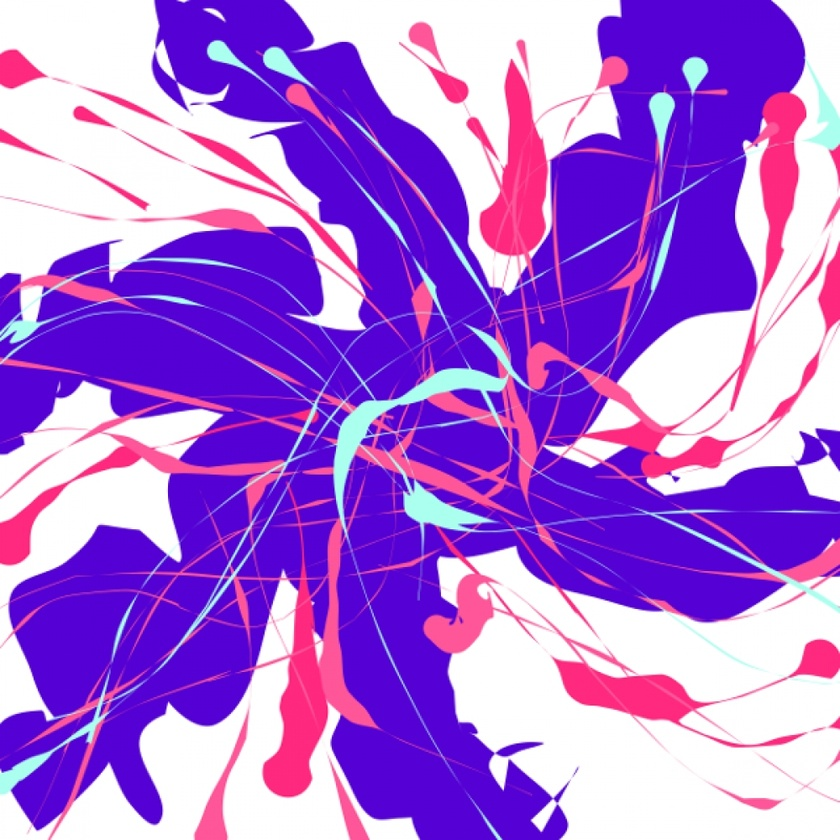
#> input picture exampleimages/abs.jpeg, 840 x 840 px, shrunk from 1000 x 1000 before the run, found by its file name; its folder holds only this picture in this run
$ python -i RepeatDetection.py   (imports and definitions only)   (older library calls are emulated)
#> lines starting #> are read from the running program, lines starting #| are printed output that depends on the picture; after the words box and inside, x2 and y2 are one past the last pixel; in counts of white or black regions, pixels touching at a corner belong together
import numpy as np
import cv2
from os import walk
import imutils


def main(IMG_NAME):

#> called with IMG_NAME = 'exampleimages/abs.jpeg'
    # [69 lines left out: functions get_indexes, get_break_points, mse, compare_breaks, not called in this run]

    def detect_contour(thres):
        MIN_THRESH = 0
        # MIN_THRESH = 0.00001*(global_img_X*global_img_Y)
        centers = []
        kernel = np.ones((11,11),np.uint8)

        thres = cv2.dilate(thres, None, iterations=1)
        thres = cv2.convertScaleAbs(thres)
        cnts= cv2.findContours(thres,cv2.RETR_TREE,cv2.CHAIN_APPROX_SIMPLE)
        cnts = cnts[0] if imutils.is_cv2() else cnts[1]
        # print(cnts)
        # loop over the contours

        i = 0
        for c in cnts:
            if cv2.contourArea(c) > MIN_THRESH:
            # compute the center of the contour
                M = cv2.moments(c)
                cX = int(M["m10"] / M["m00"])
                cY = int(M["m01"] / M["m00"])

                centers.append((cX,cY))
        return centers

    # import_image = cv2.imread(IMG_NAME, 0)
    # cv2.imshow('gray',import_image)
    IMG_NAME = IMG_NAME.split('/')[1]
    original_image = cv2.imread('fourier/'+IMG_NAME,0)
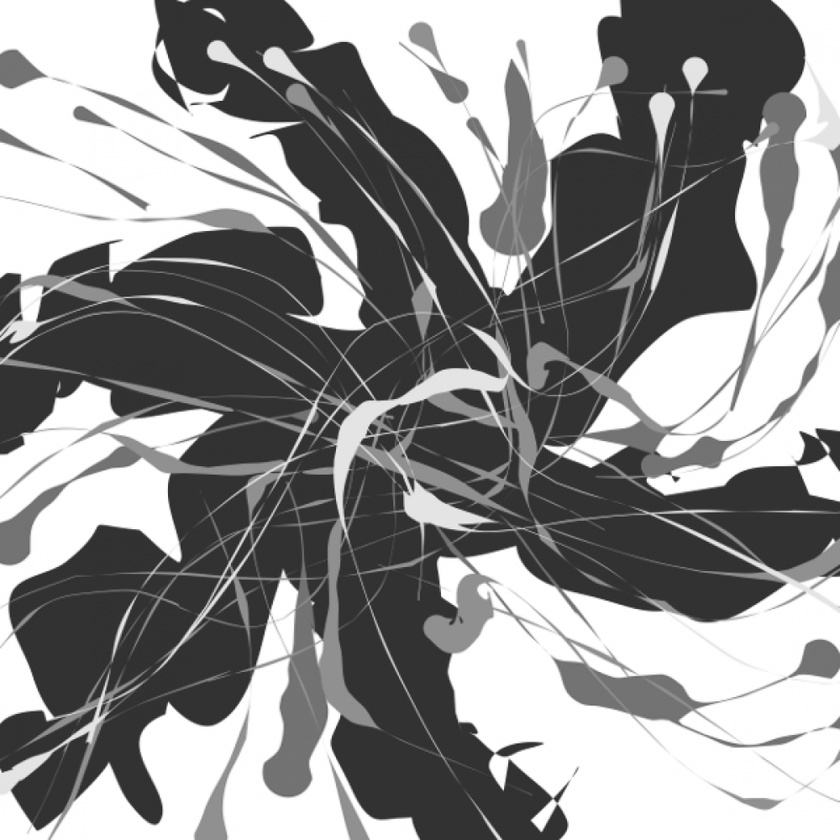
#> original_image: shape (840, 840); min 34, max 255, mean 144


    centers = detect_contour(original_image)
#> in detect_contour, `thres = cv2.dilate(thres, None, iterations=1)`:
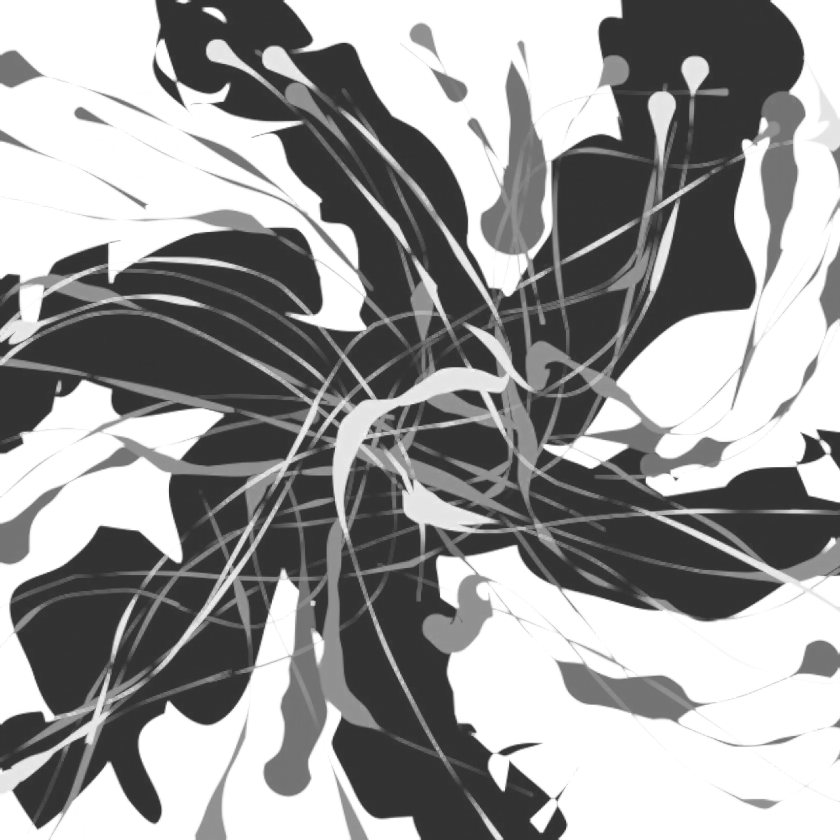
#> thres: shape (840, 840); min 49, max 255, mean 153.5
#> in detect_contour, `cnts= cv2.findContours(thres,cv2.RETR_TREE,cv2.CHAIN_APPROX_SIMPLE)`: cnts = 1 contour; box (x1, y1, x2, y2) and area: (0, 0, 840, 840) 703921
#> in detect_contour, `cnts = cnts[0] if imutils.is_cv2() else cnts[1]`: cnts = [[[0, 0], [0, 839], [839, 839], [839, 0]]]
#> the loop in detect_contour, `for c in cnts:` made 1 pass
#> (c, cX, cY) on pass 1: ([[0, 0], [0, 839], [839, 839], [839, 0]], 419, 419)
#> after the loop in detect_contour, `for c in cnts:`: centers = [(419, 419)]
#> centers = [(419, 419)]
    col_value=[]
    row_value=[]
    for each in centers:
        (x,y) = each
        if x not in col_value:
            col_value.append(x)
        if y not in row_value:
            row_value.append(y)
#> this loop made 1 pass
#> after the loop, col_value = [419]; row_value = [419]

    print(col_value,row_value)
#| [419] [419]
    print(original_image[0][0])
#| 255
    diff_X = [t - s for s, t in zip(col_value, col_value[1:])]
#> diff_X = []
    diff_Y = [t - s for s, t in zip(row_value, row_value[1:])]
#> diff_Y = []
    # cv2.imwrite('output/'+IMG_NAME,original_image)
    print(diff_X,diff_Y)
# IMG_NAME = '181203-043641-5284.png'

f = []
# [3 lines not run here, left out]

counter =0
# [9 lines not run here, left out]

>>> result = main('exampleimages/abs.jpeg')
